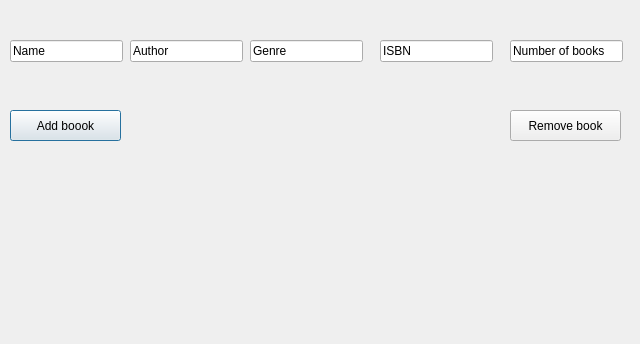
<?xml version="1.0" encoding="UTF-8"?>
<ui version="4.0">
 <class>AdminDashboard</class>
 <widget class="QDialog" name="AdminDashboard">
  <property name="geometry">
   <rect>
    <x>0</x>
    <y>0</y>
    <width>640</width>
    <height>344</height>
   </rect>
  </property>
  <property name="windowTitle">
   <string>Dialog</string>
  </property>
  <widget class="QLineEdit" name="bookNameInput">
   <property name="geometry">
    <rect>
     <x>10</x>
     <y>40</y>
     <width>113</width>
     <height>22</height>
    </rect>
   </property>
   <property name="text">
    <string>Name</string>
   </property>
  </widget>
  <widget class="QLineEdit" name="authorNameInput">
   <property name="geometry">
    <rect>
     <x>130</x>
     <y>40</y>
     <width>113</width>
     <height>22</height>
    </rect>
   </property>
   <property name="text">
    <string>Author</string>
   </property>
  </widget>
  <widget class="QLineEdit" name="genreInput">
   <property name="geometry">
    <rect>
     <x>250</x>
     <y>40</y>
     <width>113</width>
     <height>22</height>
    </rect>
   </property>
   <property name="text">
    <string>Genre</string>
   </property>
  </widget>
  <widget class="QLineEdit" name="isbnInput">
   <property name="geometry">
    <rect>
     <x>380</x>
     <y>40</y>
     <width>113</width>
     <height>22</height>
    </rect>
   </property>
   <property name="text">
    <string>ISBN</string>
   </property>
  </widget>
  <widget class="QLineEdit" name="numberInput">
   <property name="geometry">
    <rect>
     <x>510</x>
     <y>40</y>
     <width>113</width>
     <height>22</height>
    </rect>
   </property>
   <property name="text">
    <string>Number of books</string>
   </property>
  </widget>
  <widget class="QPushButton" name="addBooksButton">
   <property name="geometry">
    <rect>
     <x>10</x>
     <y>110</y>
     <width>111</width>
     <height>31</height>
    </rect>
   </property>
   <property name="text">
    <string>Add boook</string>
   </property>
  </widget>
  <widget class="QPushButton" name="removeBooksButton">
   <property name="geometry">
    <rect>
     <x>510</x>
     <y>110</y>
     <width>111</width>
     <height>31</height>
    </rect>
   </property>
   <property name="text">
    <string>Remove book</string>
   </property>
  </widget>
 </widget>
 <resources/>
 <connections/>
</ui>
